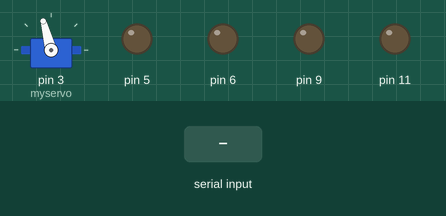
The sketch below on a simulated Arduino Uno, built with avr-gcc and run on an emulated ATmega328P. Shown: servo, output pins drawn as LEDs (lit = HIGH). The test bench sets the inputs (shaded band).

Above: at 1.2 s.
1.3 s: "F" received over Serial
At 1.7 s:
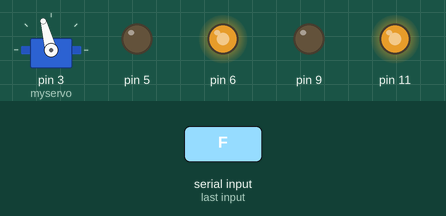
2.8 s: "B" received over Serial
At 4.0 s:
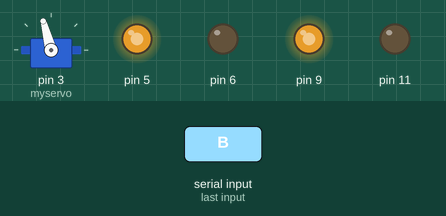
4.3 s: "L" received over Serial
At 5.2 s:
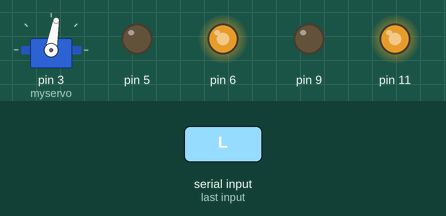
5.8 s: "R" received over Serial
At 6.9 s:
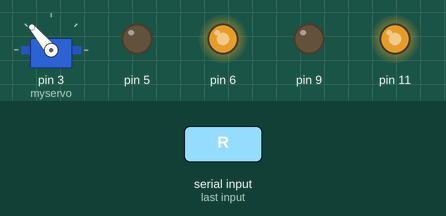
7.3 s: "X" received over Serial
At 8.5 s:
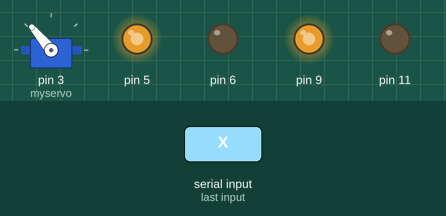
8.8 s: "Z" received over Serial
At 9.2 s:
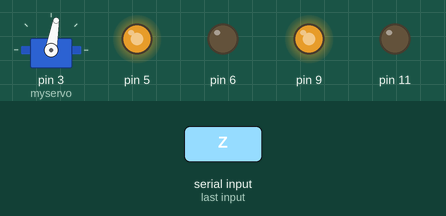
Timing chart, 0 to 11.3 s (numbered marks = the images above; inputs shaded):
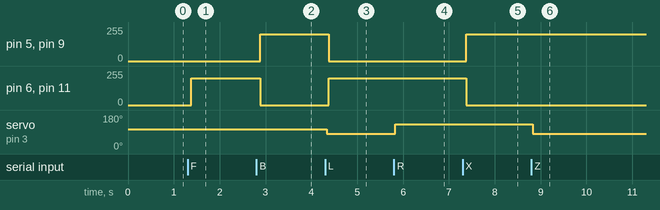

The sketch:

TraCAR.ino
```cpp
#define AHEAD 105
#define RIGHT 130
#define LEFT 80
#define BRIGHT 130
#define BLEFT 80
#define ENER 200
#define DISEN 10
#define DELAY 50
int i, j, val;
char a[3];
boolean display, ahead;
#include <Servo.h>
Servo myservo;

void setup(){
  Serial.begin(9600);
  myservo.attach(3);
  pinMode(11,OUTPUT);//左电机阳极
  pinMode(9,OUTPUT);//左电机阴极
  pinMode(6,OUTPUT);//右电机阳极
  pinMode(5,OUTPUT);//右电机阴极
  analogWrite(11, 0);
  analogWrite(9, 0);
  analogWrite(6, 0);
  analogWrite(5, 0);
  myservo.write(AHEAD);
  //val = AHEAD;
}

void loop(){
  if (Serial.available()){        //如果有数据输入.....
    delay(30);                    //等待30毫秒让所有输入数据从串口传输完毕.....
    if (Serial.available() <=3){ //如果输入数据位数'<=3'.....
      while (Serial.available()){ //开始读取数据直到[串口输入缓存被清空]
        a[i++] = Serial.read();   //读取数据到[数组"a"]
      }
      display = 1;                    //数据读取完毕以后'打开'显示输出开关
    }
    else {                        //如果输入数据位数'>3'.....
      Serial.flush();             //刷新串口输入缓存
    }
  }
//========================判断及修正输入数据位数模块======================
if (display)
  {
   if (!a[2]){ //如果输入数据为两位数(最后一位空)
   if (!a[1]){ //如果输入数据为一位数(最后两位空)
   a[2] = a[0];
   a[1] = 48;
   a[0] = 48;
   }
   else {
   a[2] = a[1];
   a[1] = a[0];
   a[0] = 48;
   }
   }
//===========================判断是否是前进指令===========================
  if(a[2] == 'F'){
    myservo.write(AHEAD);
    delay(DELAY);
    analogWrite(11, ENER);//将左边电机的正极置为高，占空比为ENER
    analogWrite(9,0);//保持左边电机的负极为低
    analogWrite(6, ENER);//将右边电机的正极置为高，占空比为ENER
    analogWrite(5,0);//保持右边电机的负极为低
    //display = 0;
    //Serial.flush();
  }
  else if(a[2] == 'B'){
    myservo.write(AHEAD);
    delay(DELAY);
    analogWrite(11, 0);
    analogWrite(9,ENER);
    analogWrite(6, 0);
    analogWrite(5,ENER);
  }
  else if(a[2] == 'S'){
    myservo.write(AHEAD);
    delay(DELAY);
    analogWrite(11, 0);
    analogWrite(9,0);
    analogWrite(6, 0);
    analogWrite(5,0);
    //display = 0;
    //Serial.flush();
  }
  else if(a[2] == 'L'){
    myservo.write(LEFT);
    delay(DELAY);
    analogWrite(11,ENER);
    analogWrite(9,0);
    analogWrite(6,ENER);
    analogWrite(5,0);
  }
  else if(a[2] == 'R'){
    myservo.write(RIGHT);
    delay(DELAY);
    analogWrite(11,ENER);
    analogWrite(9,0);
    analogWrite(6,ENER);
    analogWrite(5,0);
  }
  else if(a[2] == 'Z'){
    myservo.write(BLEFT);
    delay(DELAY);
    analogWrite(11,0);
    analogWrite(9,ENER);
    analogWrite(6,0);
    analogWrite(5,ENER);
  }
  else if(a[2] == 'X'){
    myservo.write(BRIGHT);
    delay(DELAY);
    analogWrite(11,0);
    analogWrite(9,ENER);
    analogWrite(6,0);
    analogWrite(5,ENER);
  }

//==============转换变量类型后输出给舵机且通过串口返回结果值==============
  else{
  for (i=0;i<=3;i++){ //变量类型:char to int (48为0的ASCII)
  a[i] -= '0';
  }
  val = 100*a[0] + 10*a[1] + a[2];
  myservo.write(val);
  if (val > AHEAD){
    analogWrite(11,ENER);
    analogWrite(9,0);
    analogWrite(6,DISEN);
    analogWrite(5,0);
  }
  else {
    analogWrite(11,DISEN);
    analogWrite(9,0);
    analogWrite(6,ENER);
    analogWrite(5,0);
  }
  }

  display = 0;                  //显示完毕'关闭'显示输出开关
  Serial.flush();               //刷新串口输入缓存
  for (i = 0; i <= 3; i++)      //重置[数组"a"]
  {
    a[i] = 0;
  }
  i = 0;                        //重置"计数变量"[i]
//  val = 0;
}
}
```

Measured:
- after the input at 1.3 s, pin 6, pin 11: 0/255 → 200/255 after 0.08 s
- after the input at 2.8 s, pin 5, pin 9: 0/255 → 200/255 after 0.08 s; pin 6, pin 11: 200/255 → 0/255 after 0.08 s
- after the input at 4.3 s, pin 5, pin 9: 200/255 → 0/255 after 0.08 s; pin 6, pin 11: 0/255 → 200/255 after 0.08 s; servo on pin 3 (myservo): 105° → 80° at once
- after the input at 5.8 s, servo on pin 3 (myservo): 80° → 130° at once
- after the input at 7.3 s, pin 5, pin 9: 0/255 → 200/255 after 0.08 s; pin 6, pin 11: 200/255 → 0/255 after 0.08 s
- after the input at 8.8 s, servo on pin 3 (myservo): 130° → 80° at once
